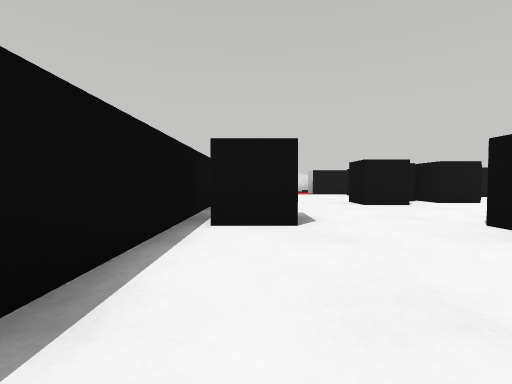
view 1 (above)

22 first-person views from a walk through a Webots world. The camera is 0.05 m above the floor, tilts 2° down and sees 85° across. The floor is counted in squares, 0.1 m on a side. Each view is taken from the middle of a square. On the plan, view 1 faces up. The plan holds only what a view shows up to about 9 squares ahead; the rest is blank. The robots in the file are not drawn.

view 2
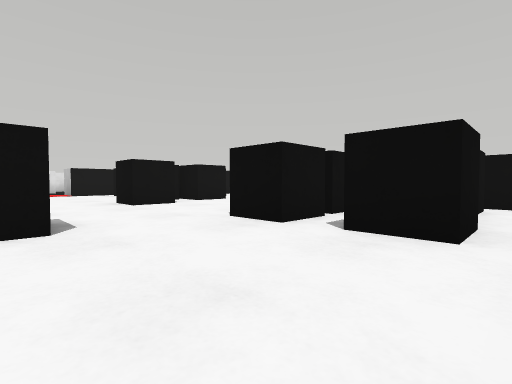

view 3
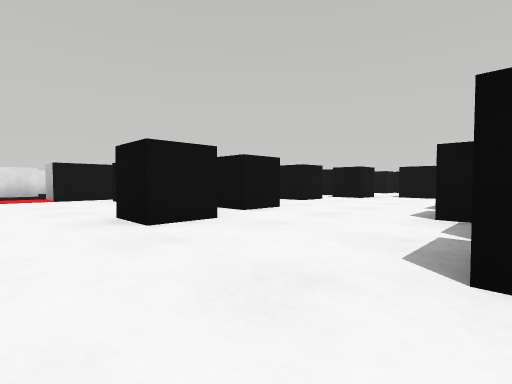

view 4
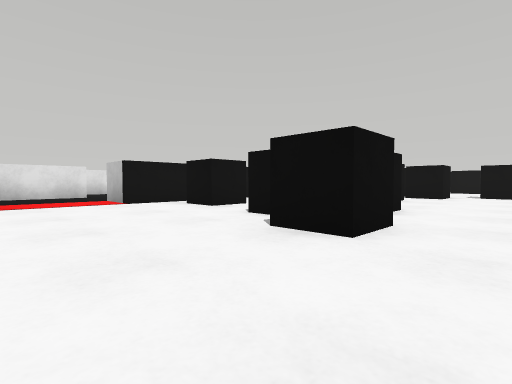

view 5
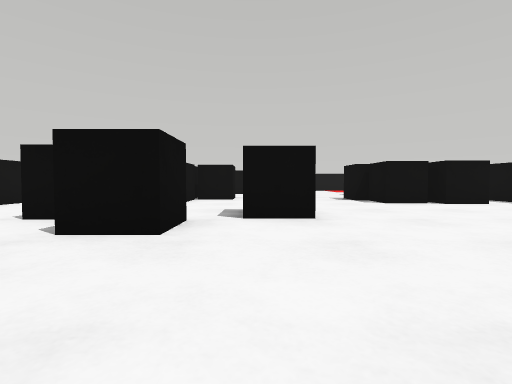

view 6
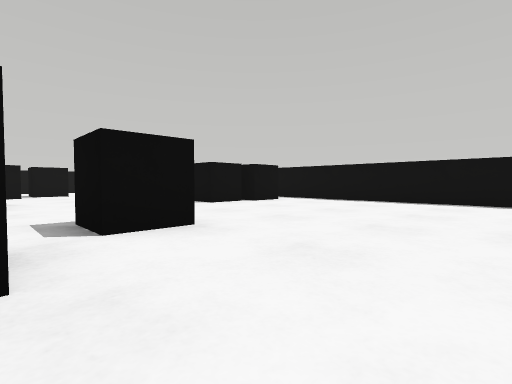

view 7
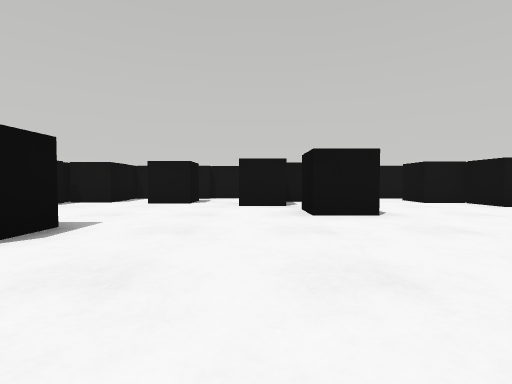

view 8
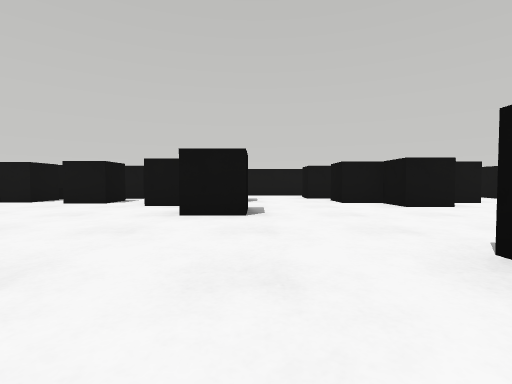

view 9
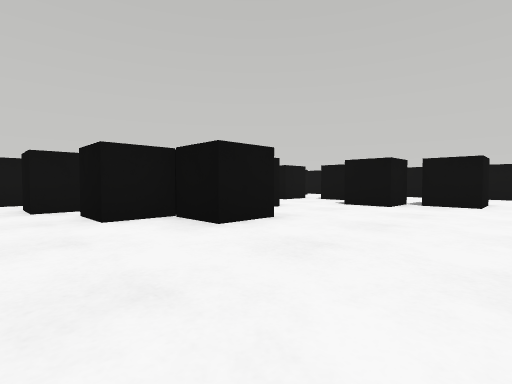

view 10
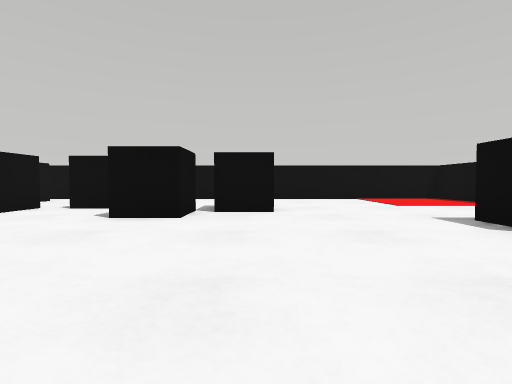

view 11
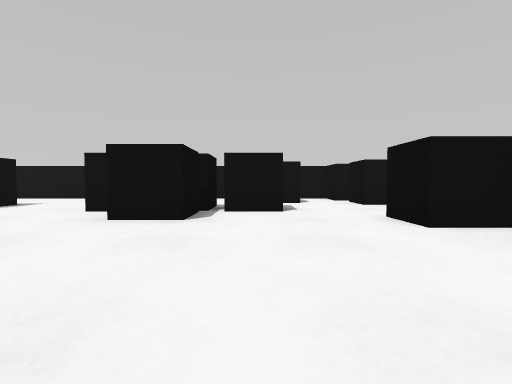

view 12
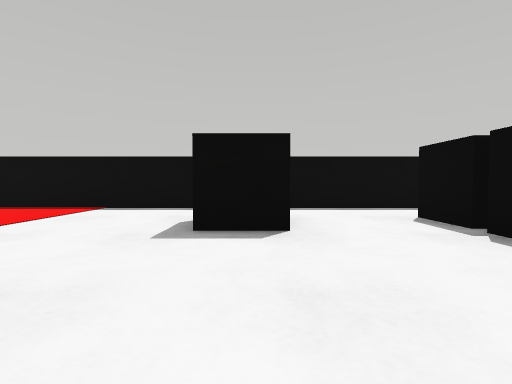

view 13
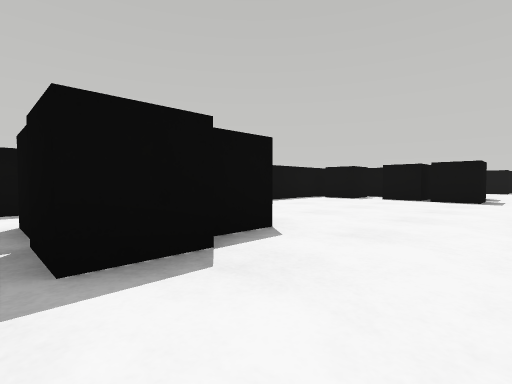

view 14
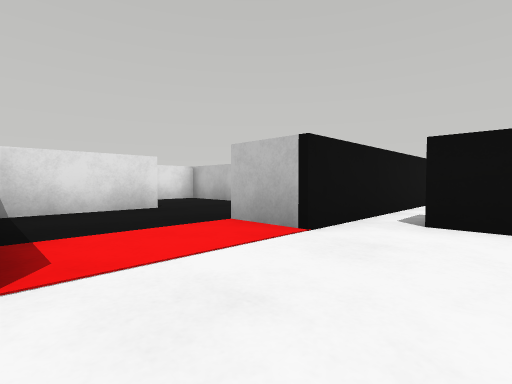

view 15
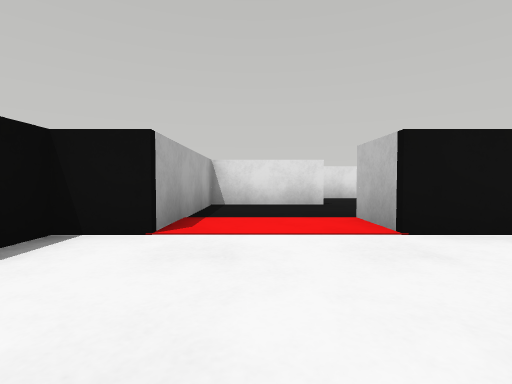

view 16
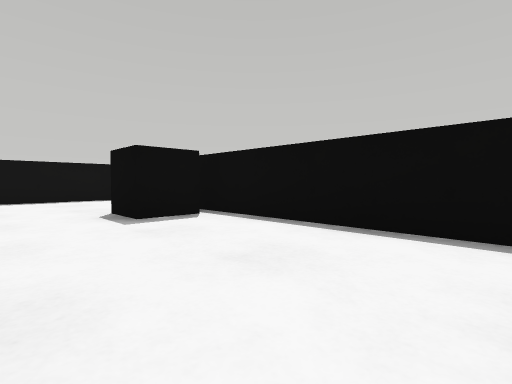

view 17
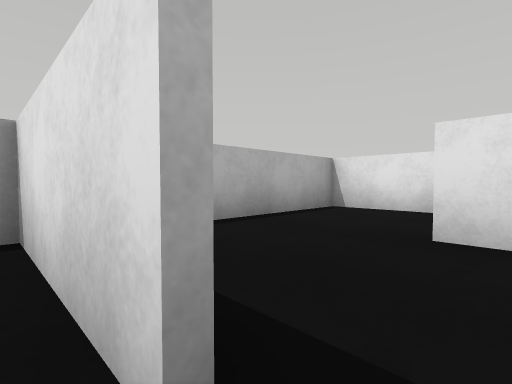

view 18
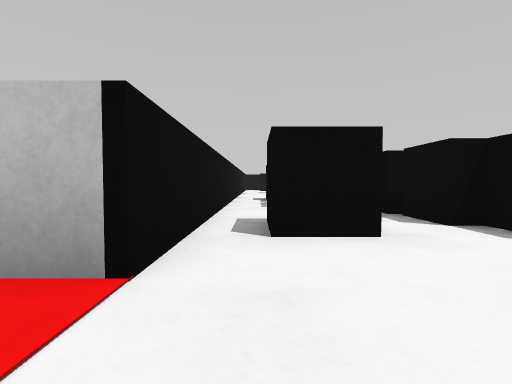

view 19
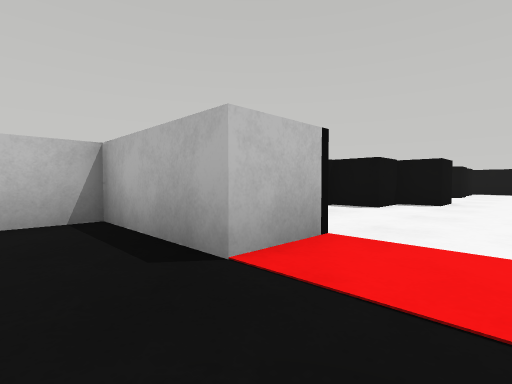

view 20
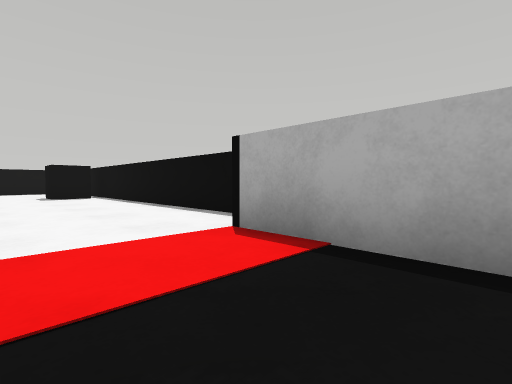

view 21
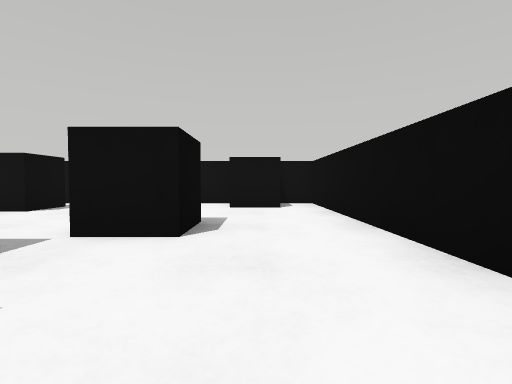

view 22
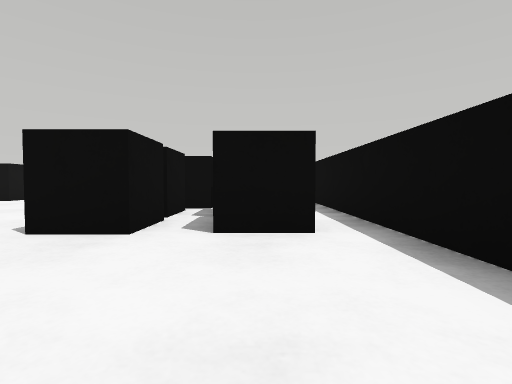

### Floor plan
Ten units are one square. View 1 is at (0, 0); x grows to the right and y downward. Boxes are objects, and circles mark ways between rooms. Rooms are numbered by the first view taken in them; rooms with no view inside come last. Other rooms are left out.
<svg viewBox="-14 -207 252 217">
<path fill="none" stroke="#000" d="M138 -116 24 -116M82 4 174 4M191 4 233 4 233 -116 158 -116M0 -116 -9 -116 -9 -18M-8 4 61 4M49 -159 49 -177 24 -177M24 -116 24 -129 49 -129 49 -139M26 -152 0 -152 0 -116M19 -202 0 -202 0 -171"/>
<rect x="-5" y="-45" width="10" height="20" fill="#bbb"><title>black box</title></rect>
<rect x="25" y="-15" width="20" height="10" fill="#bbb"><title>black box</title></rect>
<rect x="25" y="-35" width="10" height="20" fill="#bbb"><title>black box</title></rect>
<rect x="25" y="-75" width="10" height="20" fill="#bbb"><title>black box</title></rect>
<rect x="25" y="-85" width="20" height="10" fill="#bbb"><title>black box</title></rect>
<rect x="35" y="-35" width="10" height="10" fill="#bbb"><title>black box</title></rect>
<rect x="35" y="-115" width="10" height="20" fill="#bbb"><title>black box</title></rect>
<rect x="45" y="-25" width="20" height="20" fill="#bbb"><title>black box</title></rect>
<rect x="45" y="-45" width="20" height="20" fill="#bbb"><title>black box</title></rect>
<rect x="45" y="-85" width="10" height="20" fill="#bbb"><title>black box</title></rect>
<rect x="45" y="-95" width="10" height="10" fill="#bbb"><title>black box</title></rect>
<rect x="55" y="-85" width="10" height="10" fill="#bbb"><title>black box</title></rect>
<rect x="55" y="-95" width="10" height="10" fill="#bbb"><title>black box</title></rect>
<rect x="55" y="-105" width="20" height="10" fill="#bbb"><title>black box</title></rect>
<rect x="65" y="-15" width="10" height="20" fill="#bbb"><title>black box</title></rect>
<rect x="65" y="-35" width="10" height="20" fill="#bbb"><title>black box</title></rect>
<rect x="65" y="-45" width="20" height="10" fill="#bbb"><title>black box</title></rect>
<rect x="75" y="-85" width="10" height="10" fill="#bbb"><title>black box</title></rect>
<rect x="75" y="-105" width="10" height="10" fill="#bbb"><title>black box</title></rect>
<rect x="85" y="-105" width="10" height="10" fill="#bbb"><title>black box</title></rect>
<rect x="95" y="-85" width="10" height="20" fill="#bbb"><title>black box</title></rect>
<rect x="105" y="-65" width="20" height="20" fill="#bbb"><title>black box</title></rect>
<rect x="105" y="-95" width="10" height="20" fill="#bbb"><title>black box</title></rect>
<rect x="135" y="-25" width="10" height="20" fill="#bbb"><title>black box</title></rect>
<rect x="135" y="-35" width="10" height="10" fill="#bbb"><title>black box</title></rect>
<rect x="135" y="-95" width="10" height="20" fill="#bbb"><title>black box</title></rect>
<rect x="135" y="-105" width="10" height="10" fill="#bbb"><title>black box</title></rect>
<rect x="145" y="-25" width="10" height="20" fill="#bbb"><title>black box</title></rect>
<rect x="145" y="-35" width="10" height="10" fill="#bbb"><title>black box</title></rect>
<rect x="145" y="-85" width="20" height="20" fill="#bbb"><title>black box</title></rect>
<rect x="145" y="-95" width="20" height="10" fill="#bbb"><title>black box</title></rect>
<rect x="155" y="-95" width="20" height="20" fill="#bbb"><title>black box</title></rect>
<rect x="165" y="-105" width="20" height="10" fill="#bbb"><title>black box</title></rect>
<rect x="175" y="-25" width="10" height="20" fill="#bbb"><title>black box</title></rect>
<rect x="185" y="-75" width="20" height="20" fill="#bbb"><title>black box</title></rect>
<rect x="185" y="-115" width="20" height="10" fill="#bbb"><title>black box</title></rect>
<rect x="195" y="-65" width="10" height="20" fill="#bbb"><title>black box</title></rect>
<rect x="195" y="-85" width="20" height="10" fill="#bbb"><title>black box</title></rect>
<rect x="195" y="-105" width="10" height="20" fill="#bbb"><title>black box</title></rect>
<rect x="215" y="-115" width="10" height="10" fill="#bbb"><title>black box</title></rect>
<circle cx="15" cy="-125" r="3" fill="#2a7"/>
<circle cx="35" cy="-150" r="3" fill="#2a7"/>
<circle cx="15" cy="-180" r="3" fill="#2a7"/>
<text x="110" y="-60">1</text>
<text x="30" y="-160">2</text>
<text x="20" y="-130">3</text>
<text x="20" y="-190">4</text>
</svg>
Room 1 opens to room 3. Room 2 opens to room 3. Room 2 opens to room 4.

Where each view was taken, in squares from view 1:
view 1: 0 up, 0 right, facing up
view 2: 0 up, 0 right, facing up-right
view 3: 3 up, 1 right, facing up-right
view 4: 5 up, 0 right, facing up-right
view 5: 6 up, 7 right, facing right
view 6: 7 up, 8 right, facing down-right
view 7: 1 up, 10 right, facing up
view 8: 1 up, 12 right, facing up
view 9: 4 up, 13 right, facing up-right
view 10: 5 up, 15 right, facing right
view 11: 3 up, 17 right, facing up
view 12: 5 up, 18 right, facing down
view 13: 5 up, 16 right, facing down-left
view 14: 10 up, 0 right, facing up-right
view 15: 9 up, 1 right, facing up
view 16: 8 up, 2 right, facing down-left
view 17: 15 up, 3 right, facing up-left
view 18: 11 up, 1 right, facing right
view 19: 14 up, 1 right, facing down-right
view 20: 14 up, 2 right, facing down-left
view 21: 5 up, 22 right, facing up
view 22: 1 up, 0 right, facing right
